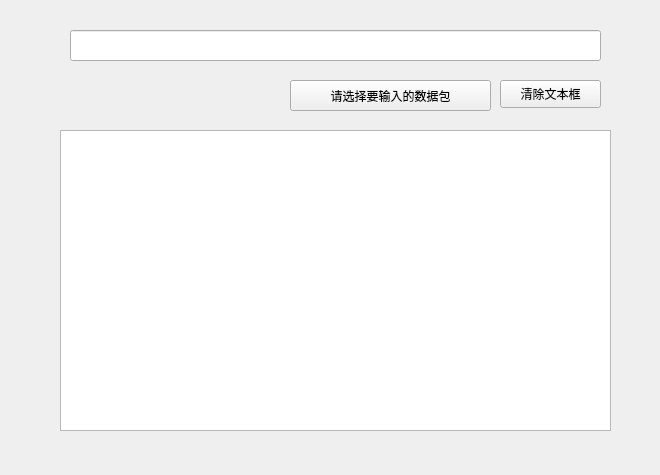
<?xml version="1.0" encoding="UTF-8"?>
<ui version="4.0">
 <class>Form</class>
 <widget class="QWidget" name="Form">
  <property name="geometry">
   <rect>
    <x>0</x>
    <y>0</y>
    <width>660</width>
    <height>475</height>
   </rect>
  </property>
  <property name="windowTitle">
   <string>Form</string>
  </property>
  <widget class="QTextBrowser" name="screen">
   <property name="geometry">
    <rect>
     <x>60</x>
     <y>130</y>
     <width>551</width>
     <height>301</height>
    </rect>
   </property>
  </widget>
  <widget class="QPushButton" name="choose_file">
   <property name="geometry">
    <rect>
     <x>290</x>
     <y>80</y>
     <width>201</width>
     <height>31</height>
    </rect>
   </property>
   <property name="text">
    <string>请选择要输入的数据包</string>
   </property>
  </widget>
  <widget class="QPushButton" name="pushButton_3">
   <property name="geometry">
    <rect>
     <x>500</x>
     <y>80</y>
     <width>101</width>
     <height>28</height>
    </rect>
   </property>
   <property name="text">
    <string>清除文本框</string>
   </property>
  </widget>
  <widget class="QLineEdit" name="filePath">
   <property name="geometry">
    <rect>
     <x>70</x>
     <y>30</y>
     <width>531</width>
     <height>31</height>
    </rect>
   </property>
  </widget>
 </widget>
 <resources/>
 <connections>
  <connection>
   <sender>pushButton_3</sender>
   <signal>clicked()</signal>
   <receiver>Form</receiver>
   <slot>resetScreen()</slot>
   <hints>
    <hint type="sourcelabel">
     <x>552</x>
     <y>89</y>
    </hint>
    <hint type="destinationlabel">
     <x>622</x>
     <y>165</y>
    </hint>
   </hints>
  </connection>
  <connection>
   <sender>choose_file</sender>
   <signal>clicked()</signal>
   <receiver>Form</receiver>
   <slot>getFilePath()</slot>
   <hints>
    <hint type="sourcelabel">
     <x>292</x>
     <y>94</y>
    </hint>
    <hint type="destinationlabel">
     <x>293</x>
     <y>114</y>
    </hint>
   </hints>
  </connection>
 </connections>
 <slots>
  <slot>printLog()</slot>
  <slot>resetScreen()</slot>
  <slot>getFilePath()</slot>
 </slots>
</ui>
